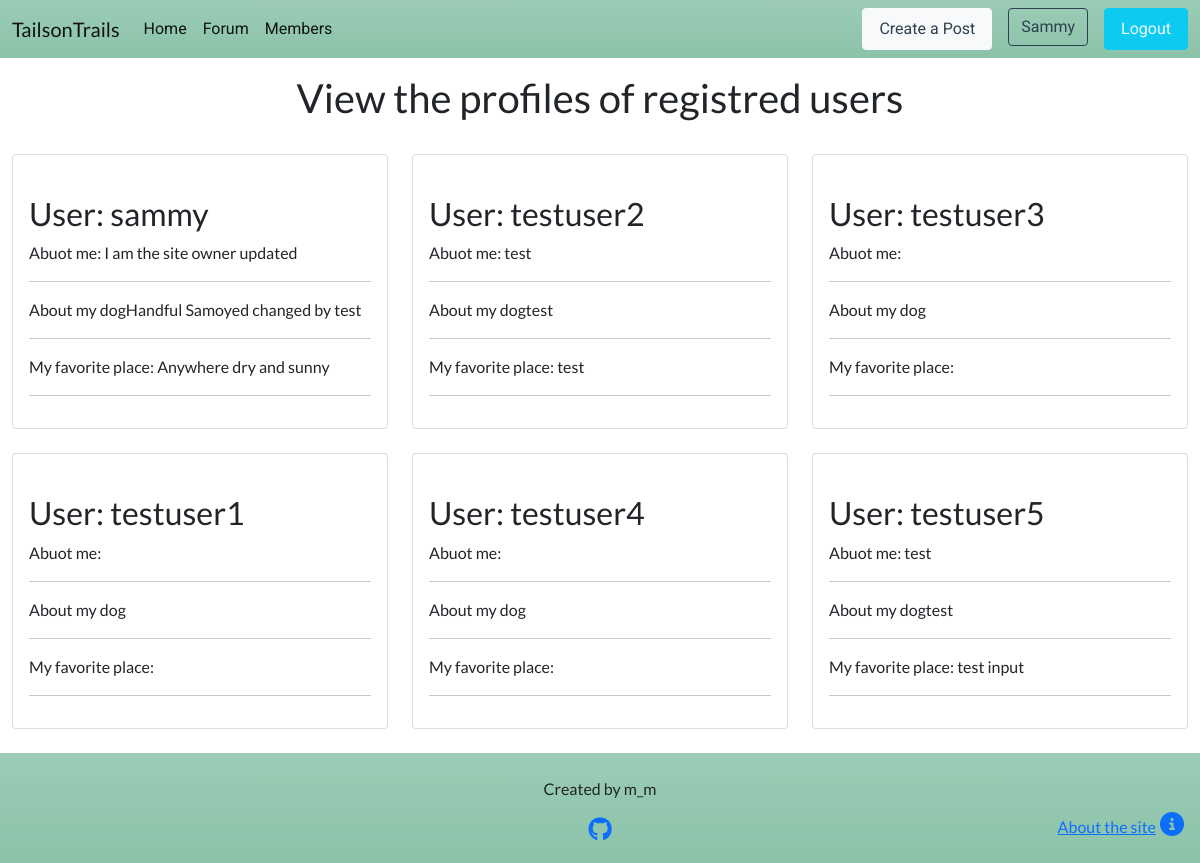
/profile/ (signed in), run on the app's committed database.
### forum/models.py (models this page shows, shortened)
class Profile(models.Model):
    user = models.OneToOneField(User, on_delete=models.CASCADE)
    featured_image = CloudinaryField('image', default='placeholder')
    about_me = models.TextField(max_length=300, blank=True)
    about_dog = models.TextField(max_length=300, blank=True)
    favorite_location = models.TextField(max_length=100, blank=True)

### forum/views.py (the view)
# urls.py: path('profile/', views.ProfileList.as_view(), name='profile'),
class ProfileList(LoginRequiredMixin, generic.ListView):
    model = Profile
    queryset = Profile.objects.all()
    template_name = "profile.html"
    paginate_by = 6

### templates/profile.html (shortened to what this page needs)
{% extends "base.html" %}
{% load static %}
{% block content %}
<div class="container-fluid">
    <main class="mt-3">
        <div class="row">
            <h1 class="text-center mb-3">View the profiles of registred users</h1>
            <div class="col-12 mt-3 left">
                <div class="row">
                    {% for profile in profile_list %}
                    <div class="col-md-4">
                        <div class="card mb-4">
                            <div class="card-body">
                                <div class="image-container">
                                </div>
                                <h2 class="author">User: {{ profile.user.username }}</h2>
                                <p class="card-title">Abuot me: {{ profile.about_me }}</p>
                                <hr>
                                <p class="card-text">About my dog{{ profile.about_dog }}</p>
                                <hr>
                                <p class="card-text">My favorite place: {{ profile.favorite_location }}</p>
                                <hr />
                            </div>
                        </div>
                    </div>
                    {% if forloop.counter|divisibleby:3 %}
                </div>
                <div class="row">
                    {% endif %}
                    {% endfor %}
                </div>
            </div>
        </div>
    </main>
</div>
</main>
{%endblock%}

### templates/base.html (shortened to what this page needs)
{% load static %}
<!DOCTYPE html>
<html lang="en">
<head>
    <link href="https://cdn.jsdelivr.net/npm/bootstrap@5.1.1/dist/css/bootstrap.min.css" rel="stylesheet"
>
    <link rel="stylesheet" href="{% static 'css/style.css' %}">
</head>
<body>
    <header>
        <nav class="navbar navbar-expand-lg navbar-light bg-success bg-gradient bg-opacity-50">
            <div class="container-fluid">
                <a class="navbar-brand" href="{% url 'home' %}"><span class="brand">T<span>ails</span>on<span
                            class="brand">T</span>rails</span></span></a>
                <div class="collapse navbar-collapse" id="navbarText">
                    <ul class="navbar-nav me-auto mb-2 mb-lg-0">
                        <li class="nav-item">
                            <a class="nav-link active" aria-current="page" href="{% url 'home' %}">Home</a>
                        </li>
                        <li class="nav-item">
                            <a class="nav-link active" aria-current="page" href="{% url 'posts' %}">Forum</a>
                        </li>
                        {% if user.is_authenticated %}
                        <li class="nav-item">
                            <a class="nav-link active" aria-current="page" href="{% url 'profile' %}">Members</a>
                        </li>
                        {% endif %}
                    </ul>
                    <ul class="nav">
                        {% if user.is_authenticated %}
                        <li class="nav-item">
                            <a class="nav-link btn btn-light me-3" href="{% url 'create_post' %}">Create a Post</a>
                        </li>
                        <li class="nav-item">
                            <a class="btn btn-outline-primary me-3"
                                href="{% url 'profile_edit' %}">{{user.username|title}}</a>
                        </li>
                        <li class="nav-item">
                            <a class="nav-link btn btn-info btn-text-white" href="{% url 'account_logout' %}">Logout</a>
                        </li>
                        {% endif %}
                    </ul>
                </div>
            </div>
        </nav>
    </header>
    <main>
        {% block content %}
        {% endblock %}
    <footer class="bg-success bg-gradient bg-opacity-50">
            <div class="text-center mt-4">
                <p class="d-block"> Created by m_m</p>
                <p><a href="https://github.com/" target="_blank" rel="noopener"
                        aria-label="Open our Github page in a new tab"><i class="fab fa-github fs-4"></i></a></p>
            </div>
            <div class="about d-flex justify-content-end mb-4 me-3">
                <a href="{% url 'about' %}"><span class="d-none d-md-inline me-1">About the site</span><i class="fas fa-info-circle fs-4"></i></a>
            </div>
    </footer>
</body>
</html>

### static/css/style.css (style rules this page uses)
:root { --title-font: 'Roboto', sans-serif; --text-font-family: 'Lato', sans-serif; --main-color: #bdd9bf; --font-white: #f0f8ff; --pule-color: #8d86c9; --gray-color: #2e4052; --blue-color:#a997df; --red-color:#e5323b; }
body { display: flex; flex-flow: column; min-height: 100vh; overflow-x: hidden; font-family: var(--text-font-family); }
main { flex: 1; }
.nav-item { font-family: var(--title-font); }
.navbar-light { background-color: var(--main-color); }
.btn-text-white { color: var(--font-white); }
.btn-outline-primary { color: var(--gray-color); border-color: var(--gray-color); }
.btn-light { color: var(--gray-color); }
footer { background-color: var(--main-color); }
.about { margin-top: -3rem; flex-wrap: nowrap; }

### data on the page
Profile: user.username "sammy", about_me "I am the site owner updated", about_dog "Handful Samoyed changed by test", favorite_location "Anywhere dry and sunny"
Profile: user.username "testuser2", about_me "test", about_dog "test", favorite_location "test"
Profile: user.username "testuser3"
Profile: user.username "testuser1"
Profile: user.username "testuser4"
Profile: user.username "testuser5", about_me "test", about_dog "test", favorite_location "test input"

### other printed values
{{ user.username|title }} "Sammy"
